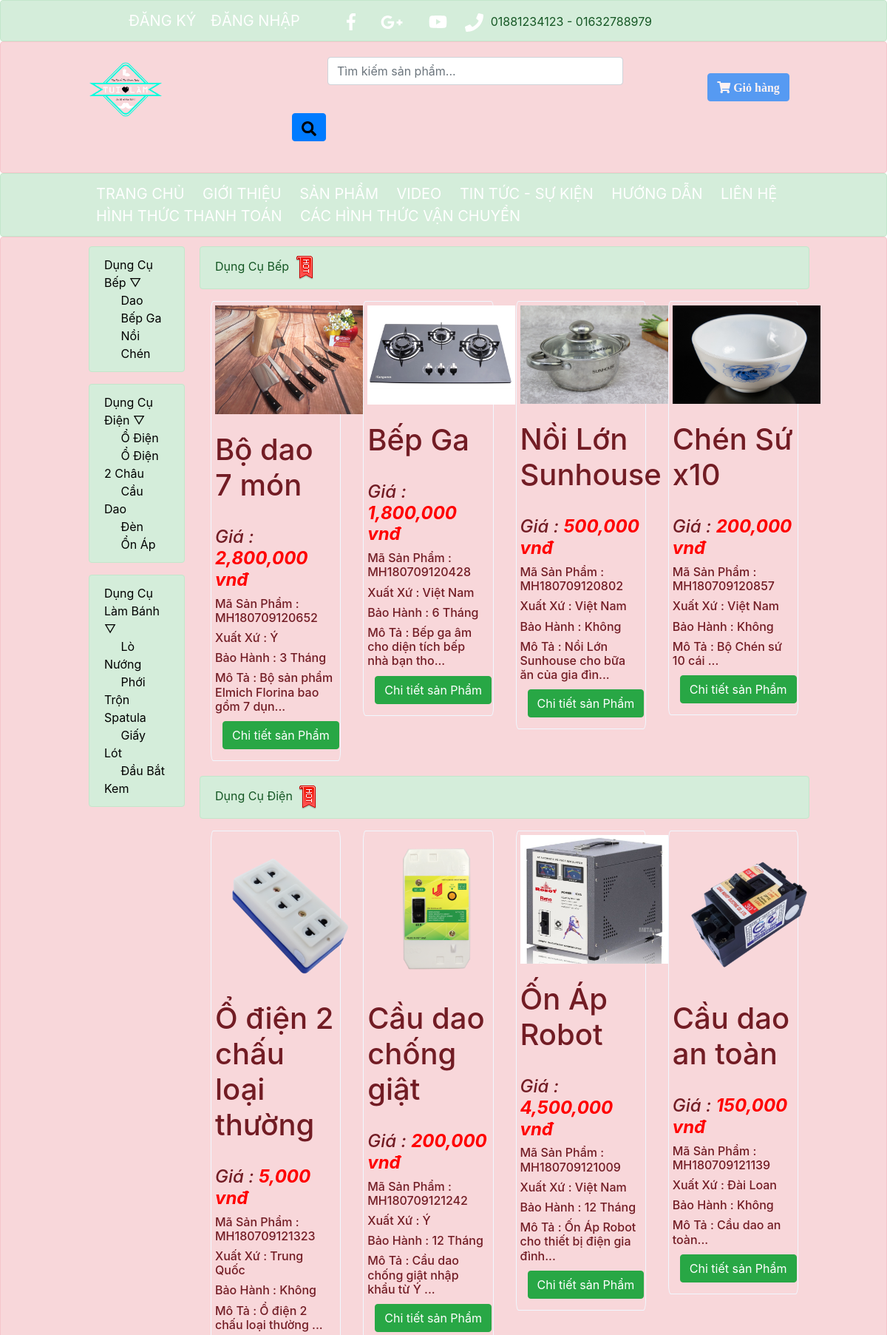
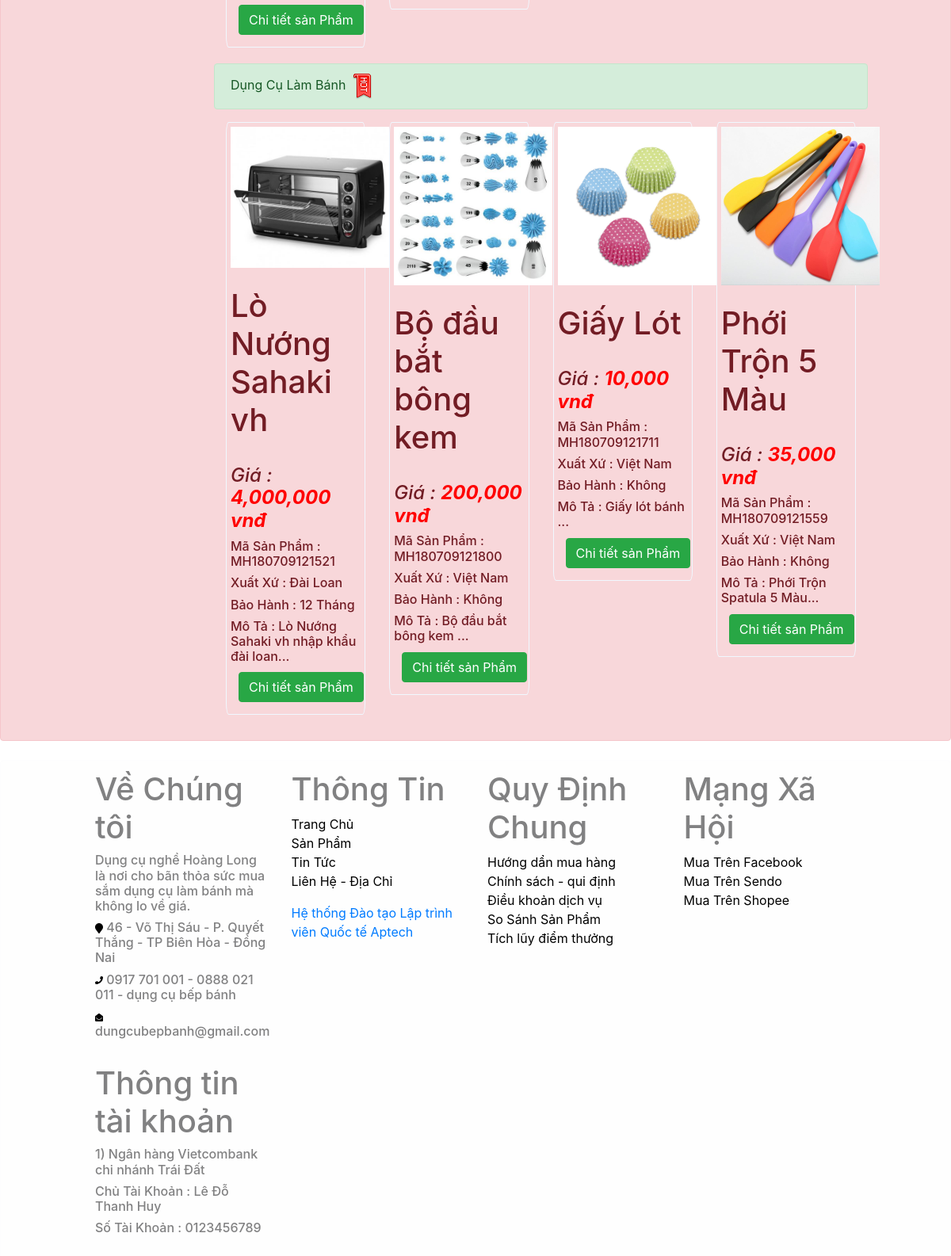
The page / (upper part) on the database its author committed (2 pictures, top to bottom).
### tables this page shows
CREATE TABLE `grouppro` (
  `maloai` int(11) NOT NULL,
  `loaisanpham` varchar(45) NOT NULL,
  `maloaicon` int(11) NOT NULL DEFAULT '0'
);

CREATE TABLE `chitietsanpham` (
  `masanpham` varchar(20) NOT NULL,
  `STT` int(11) NOT NULL,
  `maloai` int(11) NOT NULL,
  `tensanpham` varchar(45) NOT NULL,
  `giasanpham` int(11) NOT NULL,
  `xuatxu` varchar(30) NOT NULL,
  `baohanh` varchar(10) NOT NULL,
  `hinhanh` varchar(256) DEFAULT NULL,
  `motasanpham` varchar(500) NOT NULL,
  `tinhtrang` varchar(10) DEFAULT 'Còn Hàng',
  `soluotxem` int(11) DEFAULT NULL
);

### modules/mHome.php (the view, shortened to what this page needs)
<?php
$conn = new \exam\connect();
$connect = $conn->getConnection();
$sql = "select * from grouppro where maloaicon=0";
$result = $connect->query($sql);
if ($result->num_rows > 0) {
    while ($row = mysqli_fetch_array($result)) {
        echo ' <form action=""  enctype = "multipart/form-data" style="margin-bottom: 20px">
            <div class="row">
                <div class="col-lg-12 alert alert-success">
                    '. $row["loaisanpham"].'
                    <img src="images/if_flag_hot_92887.png" alt=""></div>
                <br>';
        $prosql = ' SELECT masanpham ,l.loaisanpham , tensanpham ,giasanpham , xuatxu , baohanh , giasanpham,motasanpham,hinhanh, tinhtrang FROM chitietsanpham s JOIN  grouppro l ON l.maloai=s.maloai where  l.maloaicon= ' . $row["maloai"] . ' order by soluotxem desc limit 4';
        $kq = $connect->query($prosql);
        if ($kq->num_rows > 0) {
            while ($prow = mysqli_fetch_array($kq)) {
                echo '<div class="col-lg-3"  >
                            <div style="border: 1px aliceblue solid;border-radius: 2% ; " class="padding-5">
                            <div align="center"><img src="'.$prow["hinhanh"].'" alt="" width="200px" ></div>
                            <br>
                            <h1>' . $prow["tensanpham"] . '</h1>
                            <br>
                            <h4><i>Giá :
                                    <b style="color: red;">' . number_format($prow["giasanpham"]) . ' vnđ</b>
                                </i></h4>
                            <h6>Mã Sản Phẩm : ' . $prow["masanpham"] . '</h6>
                            <h6>Xuất Xứ : ' . $prow["xuatxu"] . '</h6>
                            <h6>Bảo Hành : ' . $prow["baohanh"] . '</h6>
                            <h6>Mô Tả : ' . substr($prow['motasanpham'], 0, 50) . '...</h6>
                            <div align="center" class="margin-10"><a
                                        href="index.php?c=102&id=' . $prow["masanpham"] . '"
                                        class="btn btn-success">Chi tiết sản Phẩm</a>
                            </div></div>
                        </div>';
            }
        }
        echo ' </div>
        </form>';
    }
} else {
    echo "Sản phẩm đang được cập nhập ";
}
?>

### modules/mMenu.php (shortened to what this page needs)
<?php
$connection= new \exam\connect();
$conn=$connection->getConnection();
mysqli_set_charset($conn, 'UTF8');
$results = $conn->query("SELECT * FROM grouppro WHERE maloaicon = 0 ORDER BY maloai ASC");
if ($results->num_rows > 0) {
    echo '<ul >';
    while ( $obj = $results->fetch_object() ) {
        echo '<li  class="alert alert-success"  ><a href="index.php?c=101&id='.$obj->maloai.' ">' . $obj->loaisanpham. ' &bigtriangledown; </a>';
        getSubmenu($obj->maloai);
        echo '</li>';
    }
    echo '</ul>';
}
function getSubmenu($maloaicon) {
    global $conn;
    $submenu = $conn->query("SELECT * FROM grouppro WHERE maloaicon = ".$maloaicon);
    if ($submenu->num_rows > 0) {
        echo '<ul>';
        while ( $obj = $submenu->fetch_object() ) {
            echo '<li><a href="index.php?c=101&id='.$obj->maloai.'"  >&nbsp;&nbsp;&nbsp;&nbsp;&nbsp;' . $obj->loaisanpham . '</a>';
            getSubmenu($obj->maloai);
            echo '</li>';
        }
        echo '</ul>';
    }
}
?>

### css/index.css (style rules this page uses)
.main ul { list-style: none; margin: 0; padding: 0; }
.main ul li { text-align: left; cursor: pointer; margin-right: 5px; transition: all 1000ms; }
.main li ul { display:block; }
.main li>a { color: black; text-decoration: none; }
.padding-5 { padding: 5px; }
.margin-10 { margin: 10px; }

### rows shown on the page
grouppro: loaisanpham "Dụng Cụ Bếp"
grouppro: loaisanpham "Dao"
grouppro: loaisanpham "Bếp Ga"
grouppro: loaisanpham "Nồi"
grouppro: loaisanpham "Chén"
grouppro: loaisanpham "Dụng Cụ Điện"
grouppro: loaisanpham "Ổ Điện"
grouppro: loaisanpham "Ổ Điện 2 Châu"
grouppro: loaisanpham "Cầu Dao"
grouppro: loaisanpham "Đèn"
grouppro: loaisanpham "Ổn Áp"
grouppro: loaisanpham "Dụng Cụ Làm Bánh"
grouppro: loaisanpham "Lò Nướng"
grouppro: loaisanpham "Phới Trộn Spatula"
grouppro: loaisanpham "Giấy Lót"
grouppro: loaisanpham "Đầu Bắt Kem"
chitietsanpham: hinhanh (picture), tensanpham "Bộ dao 7 món", giasanpham "2,800,000", masanpham "MH180709120652", xuatxu "Ý", baohanh "3 Tháng", motasanpham "Bộ sản phẩm Elmich Florina bao gồm 7 dụn"
chitietsanpham: hinhanh (picture), tensanpham "Bếp Ga", giasanpham "1,800,000", masanpham "MH180709120428", xuatxu "Việt Nam", baohanh "6 Tháng", motasanpham "Bếp ga âm cho diện tích bếp nhà bạn tho"
chitietsanpham: hinhanh (picture), tensanpham "Nồi Lớn Sunhouse", giasanpham "500,000", masanpham "MH180709120802", xuatxu "Việt Nam", baohanh "Không", motasanpham "Nồi Lớn Sunhouse cho bữa ăn của gia đìn"
chitietsanpham: hinhanh (picture), tensanpham "Chén Sứ x10", giasanpham "200,000", masanpham "MH180709120857", xuatxu "Việt Nam", baohanh "Không", motasanpham "Bộ Chén sứ 10 cái"
chitietsanpham: hinhanh (picture), tensanpham "Ổ điện 2 chấu loại thường", giasanpham "5,000", masanpham "MH180709121323", xuatxu "Trung Quốc", baohanh "Không", motasanpham "Ổ điện 2 chấu loại thường"
chitietsanpham: hinhanh (picture), tensanpham "Cầu dao chống giật", giasanpham "200,000", masanpham "MH180709121242", xuatxu "Ý", baohanh "12 Tháng", motasanpham "Cầu dao chống giật nhập khẩu từ Ý"
chitietsanpham: hinhanh (picture), tensanpham "Ốn Áp Robot", giasanpham "4,500,000", masanpham "MH180709121009", xuatxu "Việt Nam", baohanh "12 Tháng", motasanpham "Ốn Áp Robot cho thiết bị điện gia đình"
chitietsanpham: hinhanh (picture), tensanpham "Cầu dao an toàn", giasanpham "150,000", masanpham "MH180709121139", xuatxu "Đài Loan", baohanh "Không", motasanpham "Cầu dao an toàn"
chitietsanpham: hinhanh (picture), tensanpham "Lò Nướng Sahaki vh", giasanpham "4,000,000", masanpham "MH180709121521", xuatxu "Đài Loan", baohanh "12 Tháng", motasanpham "Lò Nướng Sahaki vh nhập khẩu đài loan"
chitietsanpham: hinhanh (picture), tensanpham "Bộ đầu bắt bông kem", giasanpham "200,000", masanpham "MH180709121800", xuatxu "Việt Nam", baohanh "Không", motasanpham "Bộ đầu bắt bông kem"
chitietsanpham: hinhanh (picture), tensanpham "Giấy Lót", giasanpham "10,000", masanpham "MH180709121711", xuatxu "Việt Nam", baohanh "Không", motasanpham "Giấy lót bánh"
chitietsanpham: hinhanh (picture), tensanpham "Phới Trộn 5 Màu", giasanpham "35,000", masanpham "MH180709121559", xuatxu "Việt Nam", baohanh "Không", motasanpham "Phới Trộn Spatula 5 Màu"
